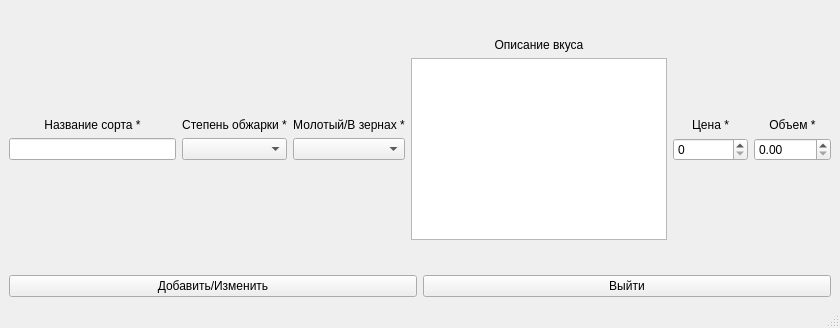
<?xml version="1.0" encoding="UTF-8"?>
<ui version="4.0">
 <class>MainWindow</class>
 <widget class="QMainWindow" name="MainWindow">
  <property name="geometry">
   <rect>
    <x>0</x>
    <y>0</y>
    <width>840</width>
    <height>328</height>
   </rect>
  </property>
  <property name="windowTitle">
   <string>MainWindow</string>
  </property>
  <widget class="QWidget" name="centralwidget">
   <layout class="QGridLayout" name="gridLayout">
    <item row="0" column="0">
     <layout class="QHBoxLayout" name="horizontalLayout">
      <item>
       <layout class="QVBoxLayout" name="verticalLayout">
        <item>
         <spacer name="verticalSpacer">
          <property name="orientation">
           <enum>Qt::Vertical</enum>
          </property>
          <property name="sizeHint" stdset="0">
           <size>
            <width>20</width>
            <height>40</height>
           </size>
          </property>
         </spacer>
        </item>
        <item>
         <widget class="QLabel" name="label">
          <property name="text">
           <string>Название сорта *</string>
          </property>
          <property name="alignment">
           <set>Qt::AlignCenter</set>
          </property>
         </widget>
        </item>
        <item>
         <widget class="QLineEdit" name="lineEdit"/>
        </item>
        <item>
         <spacer name="verticalSpacer_2">
          <property name="orientation">
           <enum>Qt::Vertical</enum>
          </property>
          <property name="sizeHint" stdset="0">
           <size>
            <width>20</width>
            <height>40</height>
           </size>
          </property>
         </spacer>
        </item>
       </layout>
      </item>
      <item>
       <layout class="QVBoxLayout" name="verticalLayout_2">
        <item>
         <spacer name="verticalSpacer_4">
          <property name="orientation">
           <enum>Qt::Vertical</enum>
          </property>
          <property name="sizeHint" stdset="0">
           <size>
            <width>20</width>
            <height>40</height>
           </size>
          </property>
         </spacer>
        </item>
        <item>
         <widget class="QLabel" name="label_2">
          <property name="text">
           <string>Степень обжарки *</string>
          </property>
          <property name="alignment">
           <set>Qt::AlignCenter</set>
          </property>
         </widget>
        </item>
        <item>
         <widget class="QComboBox" name="comboBox"/>
        </item>
        <item>
         <spacer name="verticalSpacer_3">
          <property name="orientation">
           <enum>Qt::Vertical</enum>
          </property>
          <property name="sizeHint" stdset="0">
           <size>
            <width>20</width>
            <height>40</height>
           </size>
          </property>
         </spacer>
        </item>
       </layout>
      </item>
      <item>
       <layout class="QVBoxLayout" name="verticalLayout_3">
        <item>
         <spacer name="verticalSpacer_5">
          <property name="orientation">
           <enum>Qt::Vertical</enum>
          </property>
          <property name="sizeHint" stdset="0">
           <size>
            <width>20</width>
            <height>40</height>
           </size>
          </property>
         </spacer>
        </item>
        <item>
         <widget class="QLabel" name="label_3">
          <property name="text">
           <string>Молотый/В зернах *</string>
          </property>
          <property name="alignment">
           <set>Qt::AlignCenter</set>
          </property>
         </widget>
        </item>
        <item>
         <widget class="QComboBox" name="comboBox_2"/>
        </item>
        <item>
         <spacer name="verticalSpacer_6">
          <property name="orientation">
           <enum>Qt::Vertical</enum>
          </property>
          <property name="sizeHint" stdset="0">
           <size>
            <width>20</width>
            <height>40</height>
           </size>
          </property>
         </spacer>
        </item>
       </layout>
      </item>
      <item>
       <layout class="QVBoxLayout" name="verticalLayout_4">
        <item>
         <spacer name="verticalSpacer_7">
          <property name="orientation">
           <enum>Qt::Vertical</enum>
          </property>
          <property name="sizeHint" stdset="0">
           <size>
            <width>20</width>
            <height>40</height>
           </size>
          </property>
         </spacer>
        </item>
        <item>
         <widget class="QLabel" name="label_4">
          <property name="text">
           <string>Описание вкуса</string>
          </property>
          <property name="alignment">
           <set>Qt::AlignCenter</set>
          </property>
         </widget>
        </item>
        <item>
         <widget class="QPlainTextEdit" name="plainTextEdit">
          <property name="sizePolicy">
           <sizepolicy hsizetype="Expanding" vsizetype="Expanding">
            <horstretch>0</horstretch>
            <verstretch>0</verstretch>
           </sizepolicy>
          </property>
          <property name="minimumSize">
           <size>
            <width>0</width>
            <height>0</height>
           </size>
          </property>
          <property name="sizeIncrement">
           <size>
            <width>0</width>
            <height>0</height>
           </size>
          </property>
         </widget>
        </item>
        <item>
         <spacer name="verticalSpacer_8">
          <property name="orientation">
           <enum>Qt::Vertical</enum>
          </property>
          <property name="sizeHint" stdset="0">
           <size>
            <width>20</width>
            <height>40</height>
           </size>
          </property>
         </spacer>
        </item>
       </layout>
      </item>
      <item>
       <layout class="QVBoxLayout" name="verticalLayout_5">
        <item>
         <spacer name="verticalSpacer_9">
          <property name="orientation">
           <enum>Qt::Vertical</enum>
          </property>
          <property name="sizeHint" stdset="0">
           <size>
            <width>20</width>
            <height>40</height>
           </size>
          </property>
         </spacer>
        </item>
        <item>
         <widget class="QLabel" name="label_5">
          <property name="text">
           <string>Цена *</string>
          </property>
          <property name="alignment">
           <set>Qt::AlignCenter</set>
          </property>
         </widget>
        </item>
        <item>
         <widget class="QSpinBox" name="spinBox">
          <property name="minimumSize">
           <size>
            <width>75</width>
            <height>0</height>
           </size>
          </property>
          <property name="maximum">
           <number>999999999</number>
          </property>
         </widget>
        </item>
        <item>
         <spacer name="verticalSpacer_10">
          <property name="orientation">
           <enum>Qt::Vertical</enum>
          </property>
          <property name="sizeHint" stdset="0">
           <size>
            <width>20</width>
            <height>40</height>
           </size>
          </property>
         </spacer>
        </item>
       </layout>
      </item>
      <item>
       <layout class="QVBoxLayout" name="verticalLayout_6">
        <item>
         <spacer name="verticalSpacer_11">
          <property name="orientation">
           <enum>Qt::Vertical</enum>
          </property>
          <property name="sizeHint" stdset="0">
           <size>
            <width>20</width>
            <height>40</height>
           </size>
          </property>
         </spacer>
        </item>
        <item>
         <widget class="QLabel" name="label_6">
          <property name="text">
           <string>Объем *</string>
          </property>
          <property name="alignment">
           <set>Qt::AlignCenter</set>
          </property>
         </widget>
        </item>
        <item>
         <widget class="QDoubleSpinBox" name="doubleSpinBox">
          <property name="maximum">
           <double>99999.000000000000000</double>
          </property>
          <property name="singleStep">
           <double>0.500000000000000</double>
          </property>
         </widget>
        </item>
        <item>
         <spacer name="verticalSpacer_12">
          <property name="orientation">
           <enum>Qt::Vertical</enum>
          </property>
          <property name="sizeHint" stdset="0">
           <size>
            <width>20</width>
            <height>40</height>
           </size>
          </property>
         </spacer>
        </item>
       </layout>
      </item>
     </layout>
    </item>
    <item row="2" column="0">
     <layout class="QHBoxLayout" name="horizontalLayout_2">
      <item>
       <widget class="QPushButton" name="pushButton">
        <property name="text">
         <string>Добавить/Изменить</string>
        </property>
       </widget>
      </item>
      <item>
       <widget class="QPushButton" name="pushButton_2">
        <property name="text">
         <string>Выйти</string>
        </property>
       </widget>
      </item>
     </layout>
    </item>
   </layout>
  </widget>
  <widget class="QMenuBar" name="menubar">
   <property name="geometry">
    <rect>
     <x>0</x>
     <y>0</y>
     <width>840</width>
     <height>21</height>
    </rect>
   </property>
  </widget>
  <widget class="QStatusBar" name="statusbar"/>
 </widget>
 <resources/>
 <connections/>
</ui>
